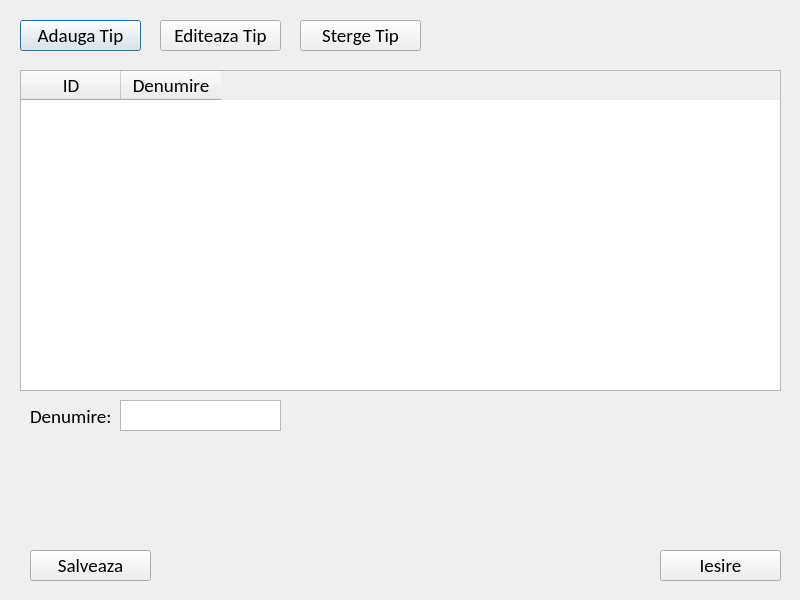
<?xml version="1.0" encoding="UTF-8"?>
<ui version="4.0">
 <class>Dialog_clienti</class>
 <widget class="QDialog" name="Dialog_clienti">
  <property name="geometry">
   <rect>
    <x>0</x>
    <y>0</y>
    <width>800</width>
    <height>600</height>
   </rect>
  </property>
  <property name="windowTitle">
   <string>Dialog</string>
  </property>
  <widget class="QTableWidget" name="table">
   <property name="geometry">
    <rect>
     <x>20</x>
     <y>70</y>
     <width>761</width>
     <height>321</height>
    </rect>
   </property>
   <property name="font">
    <font>
     <family>Calibri</family>
     <pointsize>14</pointsize>
    </font>
   </property>
   <column>
    <property name="text">
     <string>ID</string>
    </property>
   </column>
   <column>
    <property name="text">
     <string>Denumire</string>
    </property>
   </column>
  </widget>
  <widget class="QPushButton" name="button_adauga">
   <property name="geometry">
    <rect>
     <x>20</x>
     <y>20</y>
     <width>121</width>
     <height>31</height>
    </rect>
   </property>
   <property name="font">
    <font>
     <family>Calibri</family>
     <pointsize>14</pointsize>
    </font>
   </property>
   <property name="text">
    <string>Adauga Tip</string>
   </property>
  </widget>
  <widget class="QPushButton" name="button_editeaza">
   <property name="geometry">
    <rect>
     <x>160</x>
     <y>20</y>
     <width>121</width>
     <height>31</height>
    </rect>
   </property>
   <property name="font">
    <font>
     <family>Calibri</family>
     <pointsize>14</pointsize>
    </font>
   </property>
   <property name="text">
    <string>Editeaza Tip</string>
   </property>
  </widget>
  <widget class="QPushButton" name="button_sterge">
   <property name="geometry">
    <rect>
     <x>300</x>
     <y>20</y>
     <width>121</width>
     <height>31</height>
    </rect>
   </property>
   <property name="font">
    <font>
     <family>Calibri</family>
     <pointsize>14</pointsize>
    </font>
   </property>
   <property name="text">
    <string>Sterge Tip</string>
   </property>
  </widget>
  <widget class="QTextEdit" name="text_denumire">
   <property name="geometry">
    <rect>
     <x>120</x>
     <y>400</y>
     <width>161</width>
     <height>31</height>
    </rect>
   </property>
   <property name="font">
    <font>
     <family>Calibri</family>
     <pointsize>12</pointsize>
    </font>
   </property>
  </widget>
  <widget class="QLabel" name="label">
   <property name="geometry">
    <rect>
     <x>30</x>
     <y>410</y>
     <width>81</width>
     <height>13</height>
    </rect>
   </property>
   <property name="font">
    <font>
     <family>Calibri</family>
     <pointsize>14</pointsize>
    </font>
   </property>
   <property name="text">
    <string>Denumire:</string>
   </property>
  </widget>
  <widget class="QPushButton" name="button_salveaza">
   <property name="geometry">
    <rect>
     <x>30</x>
     <y>550</y>
     <width>121</width>
     <height>31</height>
    </rect>
   </property>
   <property name="font">
    <font>
     <family>Calibri</family>
     <pointsize>14</pointsize>
    </font>
   </property>
   <property name="text">
    <string>Salveaza</string>
   </property>
  </widget>
  <widget class="QPushButton" name="button_iesire">
   <property name="geometry">
    <rect>
     <x>660</x>
     <y>550</y>
     <width>121</width>
     <height>31</height>
    </rect>
   </property>
   <property name="font">
    <font>
     <family>Calibri</family>
     <pointsize>14</pointsize>
    </font>
   </property>
   <property name="text">
    <string>Iesire</string>
   </property>
  </widget>
 </widget>
 <resources/>
 <connections/>
</ui>
